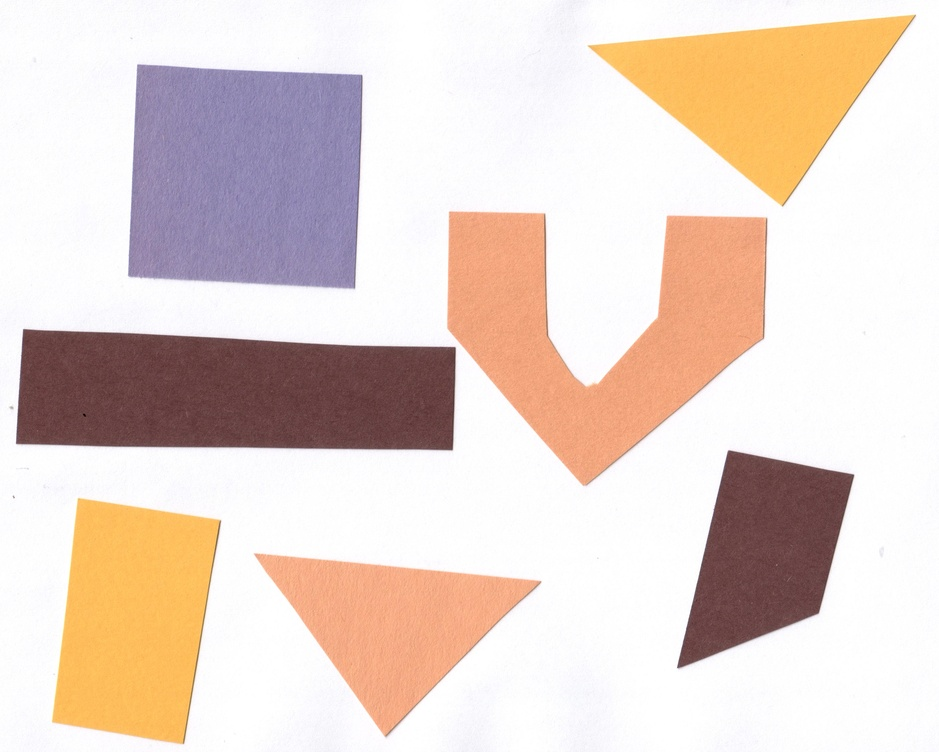
#> input picture data/raw/training/shapes-01.jpg, 939 x 752 px, shrunk from 3068 x 2457 before the run
$ jupyter execute 081_morphometrics.ipynb   (shell and % lines are left out)
#> lines starting #> are read from the running program, lines starting #| are printed output that depends on the picture; after the words box and inside, x2 and y2 are one past the last pixel; in counts of white or black regions, pixels touching at a corner belong together
# Morphometrics

The `label` function and

[cell 1]
import imageio.v3 as iio
import ipympl
import matplotlib.pyplot as plt
import numpy as np
import skimage as ski


def connected_components(filename, sigma=1.0, t=0.5, connectivity=2):
    # load the image
#> called with filename = '../data/raw/training/shapes-01.jpg', sigma = 2, t = 0.9, connectivity = 2
    image = iio.imread(filename)
#> image is the input picture: shape (752, 939, 3); mean R, G, B 229.6, 212.3, 203.6
    # convert the image to grayscale
    gray_image = ski.color.rgb2gray(image)
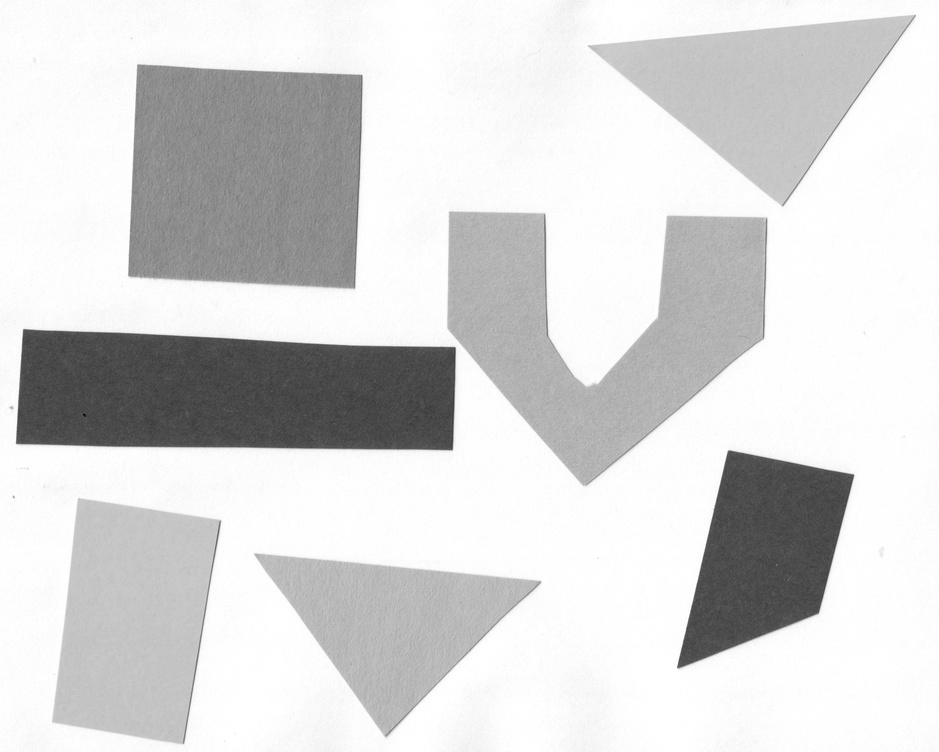
#> gray_image: shape (752, 939) float64; min 0.0183, max 1, mean 0.844
    # denoise the image with a Gaussian filter
    blurred_image = ski.filters.gaussian(gray_image, sigma=sigma)
    # mask the image according to threshold
    binary_mask = blurred_image < t
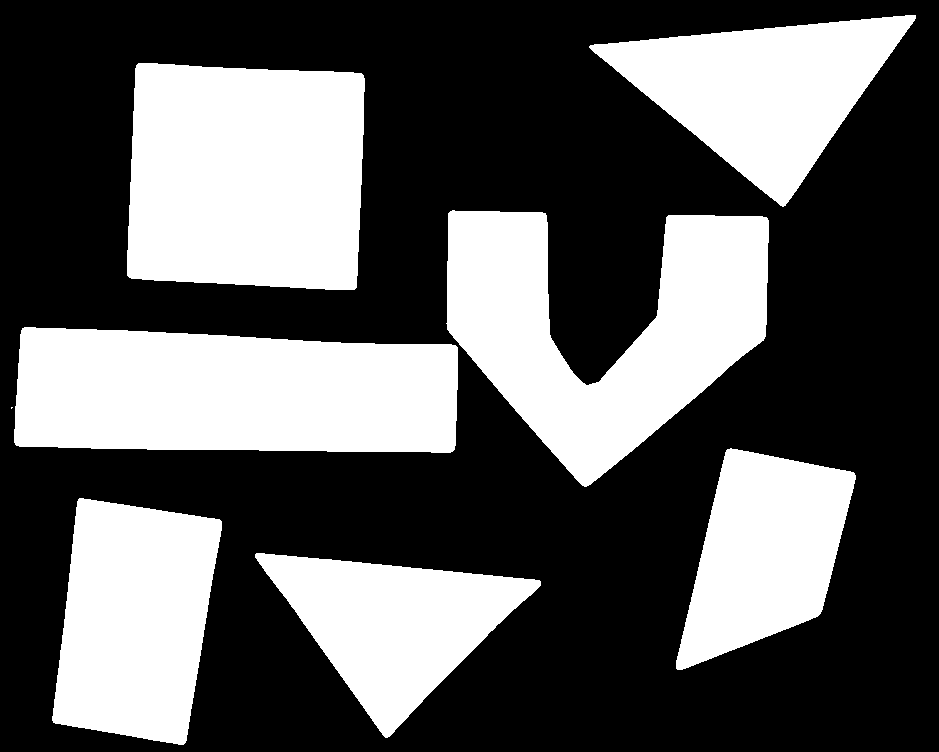
#> binary_mask: shape (752, 939) bool; 36.8% white; 8 white regions (1 under 20 px)
    # perform connected component analysis
    labeled_image, count = ski.measure.label(binary_mask, connectivity=connectivity, return_num=True)
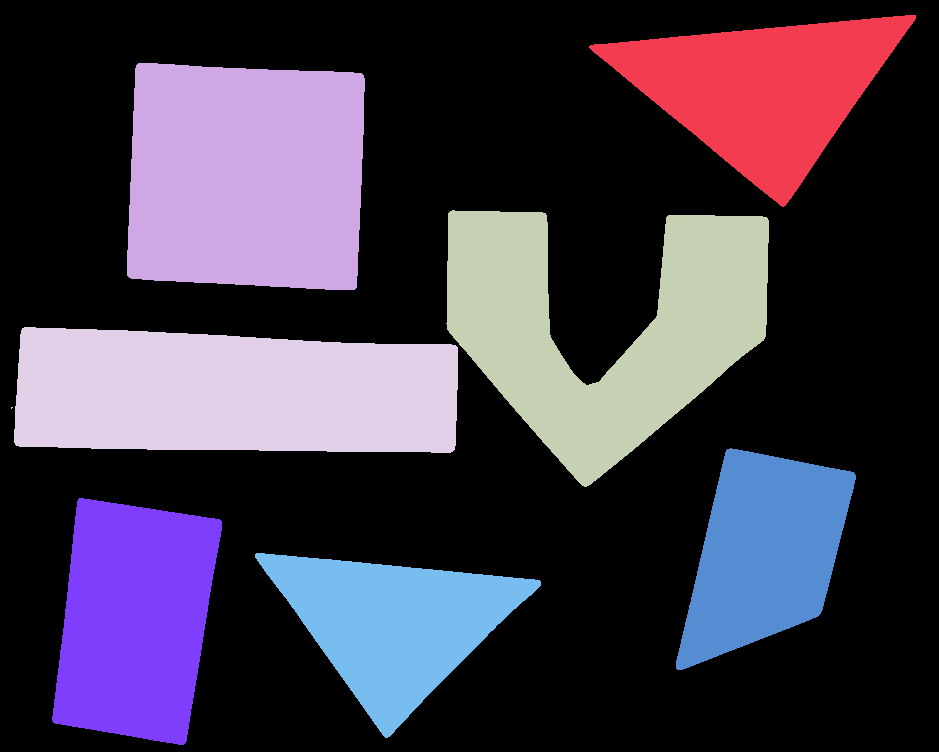
#> labeled_image: shape (752, 939) int32; 9 distinct labels, from 0 to 8; one colour per label, 0 black
#> count = 8
    return labeled_image, count

labeled_image, count = connected_components(filename="../data/raw/training/shapes-01.jpg", sigma=2.0, t=0.9)
#> count = 8

[cell 2]
fig, ax = plt.subplots()
ax.imshow(labeled_image)
ax.set_axis_off();

[cell 3]
colored_label_image = ski.color.label2rgb(labeled_image, bg_label=0)
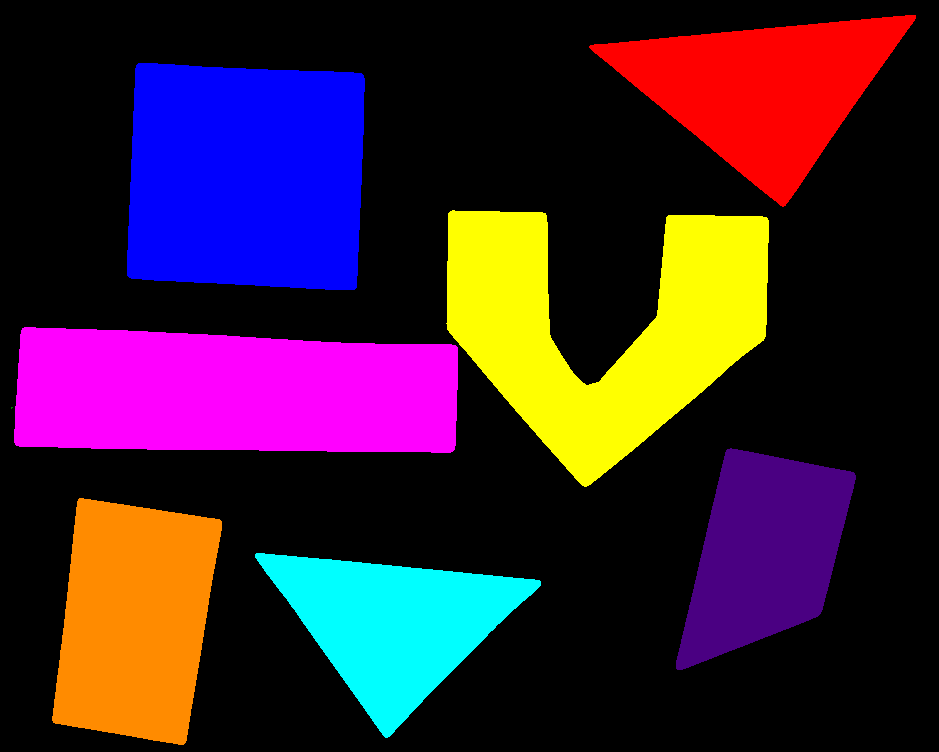
#> colored_label_image: shape (752, 939, 3) float64; mean R, G, B 0.237, 0.128, 0.196

fig, ax = plt.subplots()
ax.imshow(colored_label_image)
ax.set_axis_off();

[cell 4]
object_features = ski.measure.regionprops(labeled_image)
#> object_features = 8 regions; box (x1, y1, x2, y2) and area: (14, 327, 458, 453) 50090, (127, 63, 365, 290) 49995, (446, 210, 769, 487) 47480, (52, 498, 222, 745) 32103, (589, 15, 916, 207) 30180, (255, 553, 541, 738) 25336, (676, 448, 856, 670) 24941, (11, 407, 13, 409) 3
object_areas = [objf["area"] for objf in object_features]
#> object_areas = [30180, 49995, 47480, 50090, 3, 24941, 32103, 25336]
object_areas
#> Out has the same summary as object_areas

[cell 5]
histogram, bin_edges = np.histogram(object_areas)
#> histogram = [1, 0, 0, 0, 1, 1, 2, 0, 0, 3]; bin_edges = [3, 5011.7, 10020.4, 15029.1, 20037.8, 25046.5, 30055.2, 35063.9, 40072.6, 45081.3, 50090]
fig, ax = plt.subplots()
ax.plot(bin_edges[:-1], histogram)
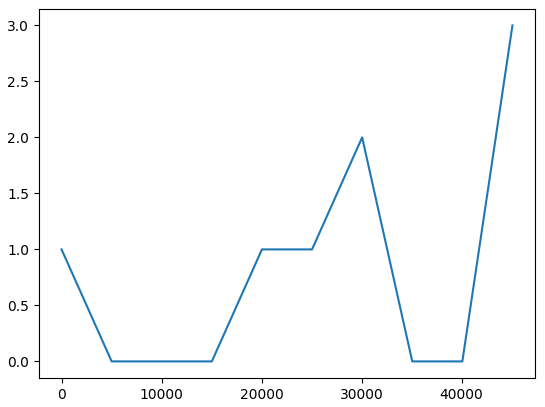
#> figure drawn by matplotlib, 1 panel; curve peaks at x = 45081.3, y = 3

[cell 6]
fig, ax = plt.subplots()
ax.hist(object_areas, bins=10)
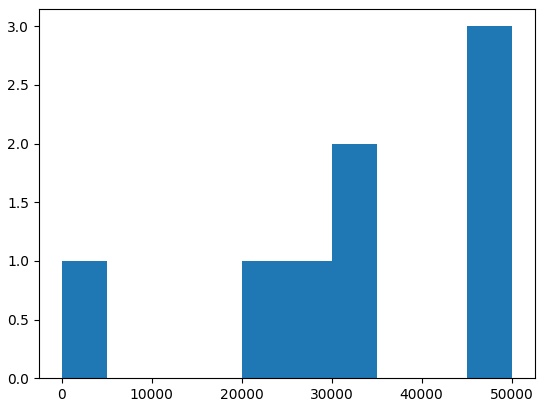
#> figure drawn by matplotlib, 1 panel; tallest bar 3 high, from x = 45081.3 to 50090

Using the numpy library is faster than if and for loops.

[cell 7]
# remove the object from object_areas which are less
# than a certain threshold
threshold = 150
object_areas = [area for area in object_areas if area >= threshold]
#> object_areas = [30180, 49995, 47480, 50090, 24941, 32103, 25336]
# counq the number of objects
num_objects = len(object_areas)
#> num_objects = 7
PendingDeprecationWarning
print(f"Number of objects: {num_objects}")
#| Number of objects: 7

input_array = np.array(object_areas)
#> input_array = [30180, 49995, 47480, 50090, 24941, 32103, 25336]
output_array = input_array[input_array > threshold]
#> output_array = [30180, 49995, 47480, 50090, 24941, 32103, 25336]
print(output_array)
#| [30180. 49995. 47480. 50090. 24941. 32103. 25336.]

object_areas = np.array([objf["area"] for objf in object_features])
#> object_areas = [30180, 49995, 47480, 50090, 3, 24941, 32103, 25336]
object_labels = np.array([objf["label"] for objf in object_features])
#> object_labels = [1, 2, 3, 4, 5, 6, 7, 8]
large_objects = object_labels[object_areas > threshold]
#> large_objects = [1, 2, 3, 4, 6, 7, 8]
print(large_objects)
#| [1 2 3 4 6 7 8]

$ run again, with data/raw/training/shapes-02.jpg copied over data/raw/training/shapes-01.jpg
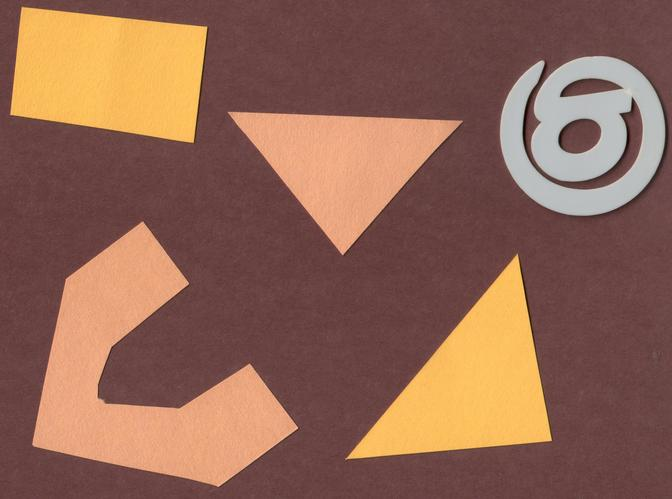
#> input picture data/raw/training/shapes-02.jpg, 672 x 499 px
#> in connected_components, image is the input picture: shape (499, 672, 3); mean R, G, B 144.2, 101.6, 83.9
#> binary_mask: shape (499, 672) bool; every value is 1
#> labeled_image: shape (499, 672) int32; every value is 1
#> in connected_components, `labeled_image, count = ski.measure.label(binary_mask, connectivity=con..`: count = 1
#> `colored_label_image = ski.color.label2rgb(labeled_image, bg_label=0)`:
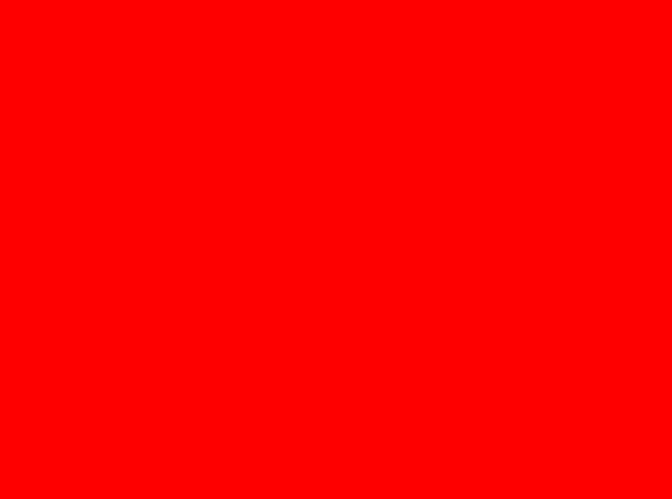
#> colored_label_image: shape (499, 672, 3) float64; mean R, G, B 1, 0, 0
#> object_features = 1 regions; box (x1, y1, x2, y2) and area: (0, 0, 672, 499) 335328
#> object_areas = [335328]
#> histogram = [0, 0, 0, 0, 0, 1, 0, 0, 0, 0]; bin_edges = [335327.5, 335327.6, 335327.7, 335327.8, 335327.9, 335328, 335328.1, 335328.2, 335328.3, 335328.4, 335328.5]
#> `[cell 6] fig, ax = plt.subplots() ax.hist(object_areas, bins=10)`:
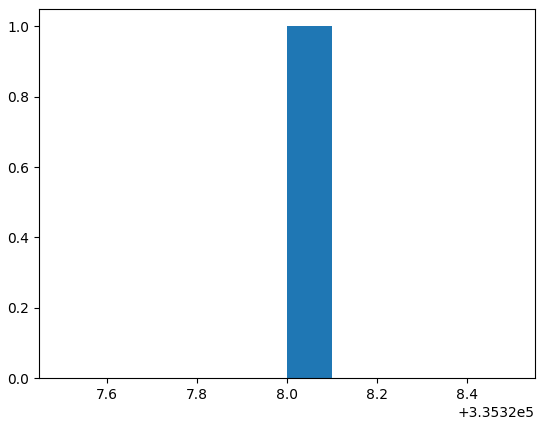
#> figure drawn by matplotlib, 1 panel; tallest bar 1 high, from x = 335328 to 335328.1
#> num_objects = 1
#| Number of objects: 1
#> input_array = [335328]
#| [335328.]
#> object_labels = [1]
#| [1]
